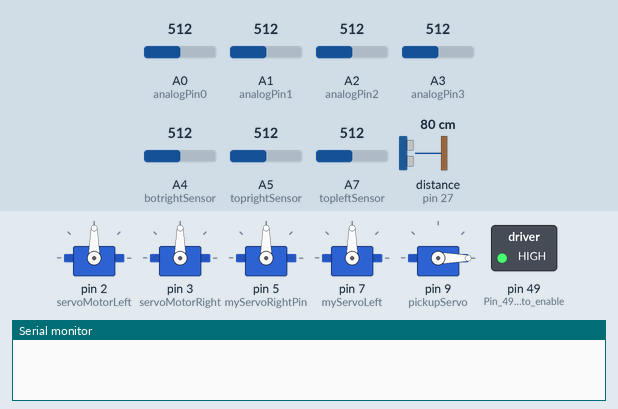
Recording of a sketch running on a simulated Arduino Mega 2560, built with avr-gcc and run on an emulated ATmega2560. Parts: 5 × servo, switched loads named in the sketch (green lamp = pin HIGH), the last lines printed to the serial monitor. Wiring (inferred from the names in the program): ultrasonic range finder: trigger pin 26; echo pin 27. The inputs (shaded band) are chosen by the test bench; at power-on: A0 (analogPin0) = 512, distance to the obstacle (sensor on pin 27) 80 cm, A1 (analogPin1) = 512, A2 (analogPin2) = 512, A3 (analogPin3) = 512, A4 (botrightSensor) = 512, A5 (toprightSensor) = 512, A7 (topleftSensor) = 512. The echo pulse lasts 58.3 µs per cm; pins used as bus, display or sensor lines are not drawn.

Above: at 0.1 s.
1.4 s: A0 (analogPin0) set to 52
At 3.8 s:
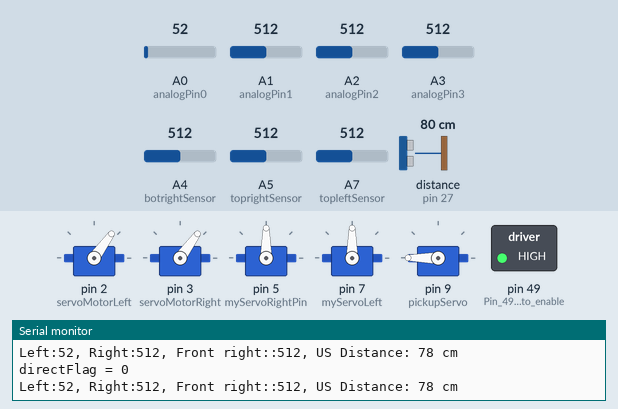
4.4 s: A0 (analogPin0) set to 45
At 5.7 s:
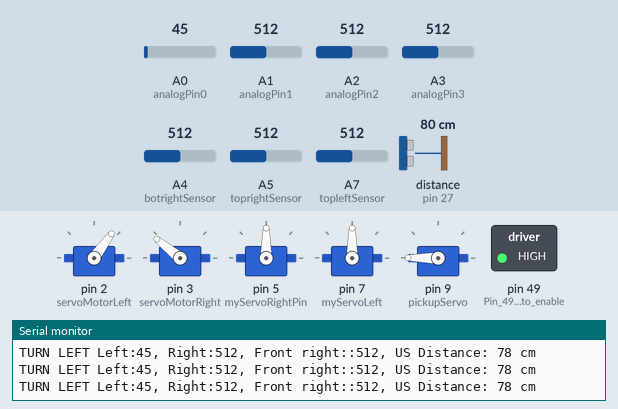
At 7.1 s:
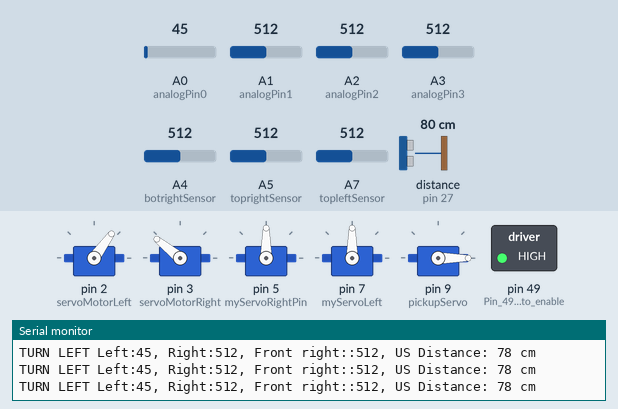
7.4 s: A0 (analogPin0) set to 72
10.4 s: A0 (analogPin0) set to 82
At 12.1 s:
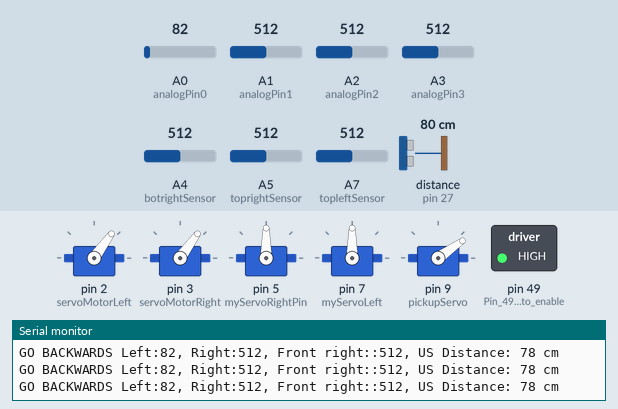
13.4 s: distance to the obstacle (sensor on pin 27) set to 2 cm
16.4 s: A1 (analogPin1) set to 111
19.4 s: A1 (analogPin1) set to 92
Timing chart, 0 to 23.4 s (numbered marks = the images above; inputs shaded):
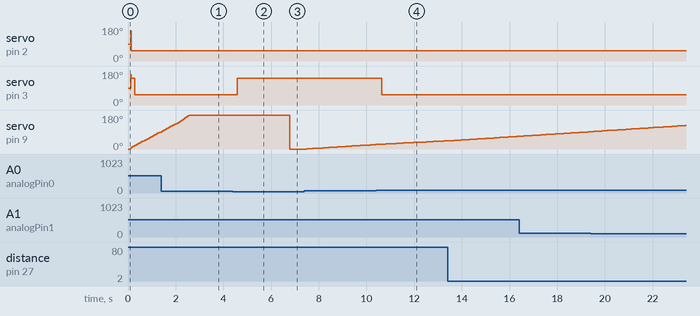

Measured:
- the behaviour switches between 50 and 49 on A0 (analogPin0) (found by bisection; images 1 and 2)
- the behaviour switches between 75 and 76 on A0 (analogPin0) (found by bisection; images 3 and 4)
- after the input at 4.4 s, servo on pin 3 (servoMotorRight): 54° → 141° after 0.18 s
- after the input at 10.4 s, servo on pin 3 (servoMotorRight): 141° → 54° after 0.25 s

The sketch:

wallTest2.ino
```cpp
// random
#include "IRfilter.h"
//#include <SharpIR.h>
//SharpIR front( SharpIR::GP2Y0A21YK0F, A2 );
#include "MedianFilterLib.h"


#define AVERAGE false
#define DIFF_HEIGHT_RATIO 60
#define SENSOR_RATIO_CAL 20
#include <Servo.h>
#include<stdio.h>

#define echoPin 27 // attach pin D2 Arduino to pin Echo of HC-SR04
#define trigPin 26 //attach pin D3 Arduino to pin Trig of HC-SR04

long USduration; // variable for the duration of sound wave travel
int USdistance; // variable for the distance measurement

int analogPin0 = A0; // setting the read pin to A0 RIGHT
int analogPin1 = A1; //LEFT
int analogPin2 = A2; // setting the read pin to A0 //FRONT RIGHT
int analogPin3 = A3; //FRONT LEFT
int toprightSensor = A5; // green LED (differenetial height)
int botrightSensor = A4; // red LED
int topleftSensor = A7;
int bottomleftSensor = A6;

int pos = 0;        // position of servo
bool directFlag = 0;// flag for servo
long compare_right;
long compare_left;
int angle = 0;

Servo servoMotorLeft;      // create servo object to control a servo
Servo servoMotorRight;      // create servo object to control a servo
Servo myServoRight;            // for differential height servo
Servo myServoLeft;
Servo pickupServo;

mySense tr_sensr(toprightSensor);    // (differenetial height) top right
mySense br_sensr(botrightSensor);  // bottom right
mySense tl_sensr(topleftSensor);  //top left
mySense bl_sensr(topleftSensor);  // bottom left

mySense lsensr(analogPin0);
mySense rsensr(analogPin1);
mySense frsensr(analogPin2);
mySense flsensr(analogPin3);

int myServoRightPin = 5;

void setup() { // runs once at the begining
  servoMotorLeft.attach(2);  // attaches the servo pin 3 to the servo object
  servoMotorRight.attach(3);  // attaches the servo pin 2 to the servo object
  myServoRight.attach(myServoRightPin);                   // attached servo on pin () to ervo object
  myServoLeft.attach(7);
  myServoRight.write(90);                    // set servo to mid point
  myServoLeft.write(90);                    // set servo to mid point
  pickupServo.attach(9);
  pickupServo.write(0);
  pinMode(49, OUTPUT);                 //Pin 49 is used to enable IO power
  digitalWrite(49, 1);                 //Enable IO power on main CPU board
  pinMode(analogPin0, INPUT);
  pinMode(analogPin1, INPUT);
  pinMode(analogPin2, INPUT);
  pinMode(analogPin3, INPUT);
  pinMode(toprightSensor, INPUT);
  pinMode(botrightSensor, INPUT);
  pinMode(topleftSensor, INPUT);
  pinMode(bottomleftSensor, INPUT);
    pinMode(trigPin, OUTPUT); // Sets the trigPin as an OUTPUT
  pinMode(echoPin, INPUT); // Sets the echoPin as an INPUT


  Serial.begin(9600); // setting the baud rate

  // differential height
  pinMode(49, OUTPUT);                 //Pin 49 is used to enable IO power
  digitalWrite(49, 1);                 //Enable IO power on main CPU board
  delay(100);
}

MedianFilter<int> medianFilter(15);


void go_forward() {
  Serial.print("GO FORWARD ");
  servoMotorLeft.writeMicroseconds(2200);
  servoMotorRight.writeMicroseconds(2200);
}

void go_back() {
  Serial.print("GO BACKWARDS ");
  servoMotorLeft.writeMicroseconds(1100);
  servoMotorRight.writeMicroseconds(1100);
}

void turn_left(){
  Serial.print("TURN LEFT ");
  servoMotorLeft.writeMicroseconds(1100);      //Forward Slow
  servoMotorRight.writeMicroseconds(2000);
}

void turn_right(){
  Serial.print("TURN RIGHT ");
  servoMotorRight.writeMicroseconds(1100);      //Forward Slow
  servoMotorLeft.writeMicroseconds(2000);
}

void stationary(){
  Serial.print("STOP ");
  servoMotorRight.writeMicroseconds(1500);
  servoMotorLeft.writeMicroseconds(1500);
}


// Servomotor calibration values
int minDegrees;
int maxDegrees;
int minFeedback;
int maxFeedback;
int tolerance = 2; //max feedback measurement error


void calibrate(Servo servo, int analogPin, int minPos, int maxPos) {
  // Move to min position and record feedback value
  servo.write(minPos);
  minDegrees = minPos;
  delay(2000);
  minFeedback = analogRead(analogPin);

  //Move to max position and record feedback value
  servo.write(maxPos);
  maxDegrees = maxPos;
  delay(2000);
  maxFeedback = analogRead(analogPin);
}


void loop() {
 rsensr.poll();
 lsensr.poll();
 frsensr.poll();
 flsensr.poll();

 tr_sensr.poll();
 br_sensr.poll();
 tl_sensr.poll();
 bl_sensr.poll();

       // Clears the trigPin condition
  digitalWrite(trigPin, LOW);
  delayMicroseconds(2);
  // Sets the trigPin HIGH (ACTIVE) for 10 microseconds
  digitalWrite(trigPin, HIGH);
  delayMicroseconds(10);
  digitalWrite(trigPin, LOW);
  // Reads the echoPin, returns the sound wave travel time in microseconds
  USduration = pulseIn(echoPin, HIGH);
  // Calculating the distance
  USdistance = USduration * 0.034 / 2;
  USdistance = medianFilter.AddValue(USdistance);

  delayMicroseconds(100);


//    ////CASE 1 MOVE FORWARD BOTH SENSORS SEE NOTHING
    if ((frsensr.avg < 200)  && (flsensr.avg < 200)) {
        if ((rsensr.avg > 75)) {
      turn_left();
    }
    else if ((lsensr.avg > 75)) {
      turn_right();
    }
      else{
        go_forward();
    }
    }

    // CASE If either front sensor detect somthing
    else if ((frsensr.avg > 200)  || (flsensr.avg > 200)) {

      // Check if right sensor detects something, turn left if so
      if ((rsensr.avg > 150) && (lsensr.avg < 50))  {
        turn_left();
      }

      // Check if left sensor detects something, turn right if so
      if ((rsensr.avg < 50) && (lsensr.avg > 150))  {
        turn_right();
      }

      // If left and right sensor detect nothing, turn left (CHANGE THIS LATER)
      if ((rsensr.avg < 50) && (lsensr.avg < 50))  {
        turn_left();
      }

      // If both left and right sensor detects something
      if ((rsensr.avg > 75) && (lsensr.avg > 75))  {
        if(USdistance > 30){
        go_back();}
      }

    }


//  Serial.print(angle);
  angle += 5;
  if (angle >= 360) {
    angle == 0;
  }
  pickupServo.write(angle);

  // DIFFERENTIAL HEIGH SERVO ROTATION
  if (pos < 1) {
    directFlag = 0;
    Serial.println("directFlag = 0");
  }
  if (pos > 130) {
    directFlag = 1;
  }

  if (directFlag == 0) {
    pos += 5;
//    Serial.print("pos = ");
//    Serial.print(pos );
  }
  if (directFlag == 1) {
    pos -= 5;
//    Serial.print("pos = ");
//    Serial.print(pos );
  }


//
////  DIFFERENTIAL HEIGHT servo
//    for (pos = 0; pos <=180; pos += 1) {  // goes from 0 to 180 degrees
//      // in steps of 1 degree
//      myServoLeft.write(pos);     // tell servo to go to position in variable 'pos'
//      delay(15);              // waits 15ms for the servo to reach the position
//    }
//    for (pos = 180; pos >= 0; pos -=1) {  // goes from 180 degrees to 0 degrees
//      myServoLeft.write(pos);
//      delay(15);
//    }


  // Differential Height Sensor Detection


//    compare_right = br_sensr.avg - tr_sensr.avg;
//    compare_left = bl_sensr.avg - tl_sensr.avg;
//    //Serial.print(compare);
//    //Serial.print(" - ");
//    if ((compare_right > DIFF_HEIGHT_RATIO) || (compare_left > DIFF_HEIGHT_RATIO)) {
//      Serial.print("Weight Detected! ");
//      myServoRight.write(90);
//      myServoLeft.write(90);
//      int detected_pos = myServoRight.read();
//    } else {
//      myServoRight.write(pos);
//      myServoLeft.write(pos);
//      Serial.print(" No Weight Detected sad emoji ");
//    }


// int frontdistance = front.getDistance(); //Calculate the distance in centimeters and store the value in a variable
//  Serial.print(frontdistance ); //Print the value to the serial monitor
//  Serial.print(", ");

  Serial.print("Left:");
  Serial.print(lsensr.avg);
  Serial.print(", ");
  Serial.print("Right:");
  Serial.print(rsensr.avg);
  Serial.print(", ");
  Serial.print("Front right::");
  Serial.print(frsensr.avg);
   Serial.print(", ");
Serial.print("US Distance: ");
  Serial.print(USdistance);
  Serial.println(" cm");
  //
//    Serial.print("Right Bottom:");
//    Serial.print(br_sensr.avg);
//    Serial.print(", ");
//    Serial.print("Right Top:");
//    Serial.print(tr_sensr.avg);
//    Serial.print(", ");
//    Serial.print("Left Bottom:");
//    Serial.print(tr_sensr.avg);
//    Serial.print(", ");
//    Serial.print("Left Top:");
//    Serial.println(tl_sensr.avg);

}
```

IRfilter.h
```cpp
#ifndef IRfilter
#define IRfilter

#define CIRCBUFFSIZE 10

class mySense
{
private:
	int pin;
	long runSum = 0;
	int buffCount = 0;
	int buff[CIRCBUFFSIZE];
public:
	mySense(int pin);
	long avg;
	int val;

	void poll();

  int voltage();
};

#endif
```

IRfilterImport.cpp
```cpp
#include "IRfilter.h"
#include "Arduino.h"

mySense::mySense(int pin) {
  this->pin = pin;
  pinMode(pin, INPUT);
  buff[0] = analogRead(pin);
}

void mySense::poll() {
  val = analogRead(pin);

  runSum += val - buff[buffCount];

  buff[buffCount] = val;
  buffCount++;
  buffCount = buffCount % CIRCBUFFSIZE;

  avg = ((runSum * 1000) / CIRCBUFFSIZE) / 1000;
}

int mySense::voltage() {
  int voltage;
  return voltage = avg * (5000 / 1023);
}
```
